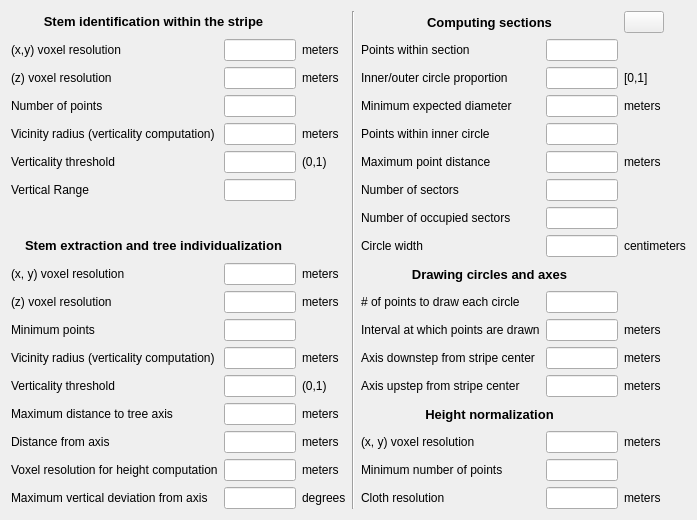
      <widget class="QWidget" name="tab">
       <attribute name="title">
        <string>Expert</string>
       </attribute>
       <layout class="QGridLayout" name="gridLayout_9">
        <item row="13" column="6">
         <widget class="QLabel" name="axis_upstep_ht">
          <property name="text">
           <string>meters</string>
          </property>
         </widget>
        </item>
        <item row="13" column="5">
         <widget class="QLineEdit" name="axis_upstep_in">
          <property name="maximumSize">
           <size>
            <width>72</width>
            <height>16777215</height>
           </size>
          </property>
         </widget>
        </item>
        <item row="2" column="4">
         <widget class="QLabel" name="diameter_proportion_lbl">
          <property name="text">
           <string>Inner/outer circle proportion</string>
          </property>
         </widget>
        </item>
        <item row="5" column="1">
         <widget class="QLineEdit" name="verticality_thresh_stripe_in">
          <property name="maximumSize">
           <size>
            <width>72</width>
            <height>16777215</height>
           </size>
          </property>
         </widget>
        </item>
        <item row="11" column="1">
         <widget class="QLineEdit" name="minimum_points_in">
          <property name="maximumSize">
           <size>
            <width>72</width>
            <height>16777215</height>
           </size>
          </property>
         </widget>
        </item>
        <item row="16" column="1">
         <widget class="QLineEdit" name="res_heights_in">
          <property name="maximumSize">
           <size>
            <width>72</width>
            <height>16777215</height>
           </size>
          </property>
         </widget>
        </item>
        <item row="4" column="4">
         <widget class="QLabel" name="point_threshold_lbl">
          <property name="text">
           <string>Points within inner circle</string>
          </property>
         </widget>
        </item>
        <item row="3" column="4">
         <widget class="QLabel" name="minimum_diameter_lbl">
          <property name="text">
           <string>Minimum expected diameter</string>
          </property>
         </widget>
        </item>
        <item row="3" column="1">
         <widget class="QLineEdit" name="number_of_points_in">
          <property name="maximumSize">
           <size>
            <width>72</width>
            <height>16777215</height>
           </size>
          </property>
         </widget>
        </item>
        <item row="12" column="0">
         <widget class="QLabel" name="verticality_scale_stems_lbl">
          <property name="text">
           <string>Vicinity radius (verticality computation)</string>
          </property>
         </widget>
        </item>
        <item row="0" column="3" rowspan="18">
         <widget class="Line" name="expert_vert_line">
          <property name="orientation">
           <enum>Qt::Vertical</enum>
          </property>
         </widget>
        </item>
        <item row="12" column="4">
         <widget class="QLabel" name="axis_downstep_lbl">
          <property name="text">
           <string>Axis downstep from stripe center</string>
          </property>
         </widget>
        </item>
        <item row="1" column="2">
         <widget class="QLabel" name="res_xy_stripe_ht">
          <property name="sizePolicy">
           <sizepolicy hsizetype="Maximum" vsizetype="Preferred">
            <horstretch>0</horstretch>
            <verstretch>0</verstretch>
           </sizepolicy>
          </property>
          <property name="text">
           <string>meters</string>
          </property>
         </widget>
        </item>
        <item row="10" column="0">
         <widget class="QLabel" name="res_z_lbl">
          <property name="text">
           <string>(z) voxel resolution</string>
          </property>
         </widget>
        </item>
        <item row="1" column="1">
         <widget class="QLineEdit" name="res_xy_stripe_in">
          <property name="maximumSize">
           <size>
            <width>72</width>
            <height>16777215</height>
           </size>
          </property>
          <property name="toolTip">
           <string>helllpqsd^pqsofkqspofjqpo</string>
          </property>
         </widget>
        </item>
        <item row="14" column="2">
         <widget class="QLabel" name="maximum_d_ht">
          <property name="text">
           <string>meters</string>
          </property>
         </widget>
        </item>
        <item row="6" column="0">
         <widget class="QLabel" name="height_range_lbl">
          <property name="text">
           <string>Vertical Range</string>
          </property>
         </widget>
        </item>
        <item row="17" column="5">
         <widget class="QLineEdit" name="res_cloth_in">
          <property name="maximumSize">
           <size>
            <width>72</width>
            <height>16777215</height>
           </size>
          </property>
         </widget>
        </item>
        <item row="15" column="1">
         <widget class="QLineEdit" name="distance_to_axis_in">
          <property name="maximumSize">
           <size>
            <width>72</width>
            <height>16777215</height>
           </size>
          </property>
         </widget>
        </item>
        <item row="9" column="4" colspan="2">
         <widget class="QLabel" name="drawing_circles_lbl">
          <property name="font">
           <font>
            <pointsize>10</pointsize>
            <bold>true</bold>
           </font>
          </property>
          <property name="toolTip">
           <string/>
          </property>
          <property name="text">
           <string>Drawing circles and axes</string>
          </property>
          <property name="alignment">
           <set>Qt::AlignCenter</set>
          </property>
         </widget>
        </item>
        <item row="6" column="1">
         <widget class="QLineEdit" name="height_range_in">
          <property name="maximumSize">
           <size>
            <width>72</width>
            <height>16777215</height>
           </size>
          </property>
         </widget>
        </item>
        <item row="3" column="6">
         <widget class="QLabel" name="minimum_diameter_ht">
          <property name="text">
           <string>meters</string>
          </property>
         </widget>
        </item>
        <item row="11" column="6">
         <widget class="QLabel" name="p_interval_ht">
          <property name="text">
           <string>meters</string>
          </property>
         </widget>
        </item>
        <item row="1" column="5">
         <widget class="QLineEdit" name="number_points_section_in">
          <property name="maximumSize">
           <size>
            <width>72</width>
            <height>16777215</height>
           </size>
          </property>
         </widget>
        </item>
        <item row="11" column="0">
         <widget class="QLabel" name="minimum_points_lbl">
          <property name="text">
           <string>Minimum points</string>
          </property>
         </widget>
        </item>
        <item row="3" column="2">
         <widget class="QLabel" name="number_of_points_ht">
          <property name="text">
           <string/>
          </property>
         </widget>
        </item>
        <item row="10" column="2">
         <widget class="QLabel" name="res_z_ht">
          <property name="text">
           <string>meters</string>
          </property>
         </widget>
        </item>
        <item row="3" column="5">
         <widget class="QLineEdit" name="minimum_diameter_in">
          <property name="maximumSize">
           <size>
            <width>72</width>
            <height>16777215</height>
           </size>
          </property>
         </widget>
        </item>
        <item row="1" column="4">
         <widget class="QLabel" name="number_points_section_lbl">
          <property name="text">
           <string>Points within section</string>
          </property>
         </widget>
        </item>
        <item row="17" column="4">
         <widget class="QLabel" name="res_cloth_lbl">
          <property name="text">
           <string>Cloth resolution</string>
          </property>
         </widget>
        </item>
        <item row="6" column="5">
         <widget class="QLineEdit" name="number_sectors_in">
          <property name="maximumSize">
           <size>
            <width>72</width>
            <height>16777215</height>
           </size>
          </property>
         </widget>
        </item>
        <item row="12" column="6">
         <widget class="QLabel" name="axis_downstep_ht">
          <property name="text">
           <string>meters</string>
          </property>
         </widget>
        </item>
        <item row="4" column="2">
         <widget class="QLabel" name="verticality_scale_stripe_ht">
          <property name="text">
           <string>meters</string>
          </property>
         </widget>
        </item>
        <item row="2" column="6">
         <widget class="QLabel" name="diameter_proportion_ht">
          <property name="text">
           <string>[0,1]</string>
          </property>
         </widget>
        </item>
        <item row="2" column="5">
         <widget class="QLineEdit" name="diameter_proportion_in">
          <property name="maximumSize">
           <size>
            <width>72</width>
            <height>16777215</height>
           </size>
          </property>
         </widget>
        </item>
        <item row="14" column="0">
         <widget class="QLabel" name="maximum_d_lbl">
          <property name="text">
           <string>Maximum distance to tree axis</string>
          </property>
         </widget>
        </item>
        <item row="11" column="4">
         <widget class="QLabel" name="p_interval_lbl">
          <property name="text">
           <string>Interval at which points are drawn</string>
          </property>
         </widget>
        </item>
        <item row="14" column="4" colspan="2">
         <widget class="QLabel" name="height_normalization_lb">
          <property name="font">
           <font>
            <pointsize>10</pointsize>
            <bold>true</bold>
           </font>
          </property>
          <property name="text">
           <string>Height normalization</string>
          </property>
          <property name="alignment">
           <set>Qt::AlignCenter</set>
          </property>
         </widget>
        </item>
        <item row="6" column="4">
         <widget class="QLabel" name="number_sectors_lbl">
          <property name="text">
           <string>Number of sectors</string>
          </property>
         </widget>
        </item>
        <item row="17" column="1">
         <widget class="QLineEdit" name="maximum_dev_in">
          <property name="maximumSize">
           <size>
            <width>72</width>
            <height>16777215</height>
           </size>
          </property>
         </widget>
        </item>
        <item row="1" column="0">
         <widget class="QLabel" name="res_xy_stripe_lbl">
          <property name="text">
           <string>(x,y) voxel resolution</string>
          </property>
         </widget>
        </item>
        <item row="14" column="1">
         <widget class="QLineEdit" name="maximum_d_in">
          <property name="maximumSize">
           <size>
            <width>72</width>
            <height>16777215</height>
           </size>
          </property>
         </widget>
        </item>
        <item row="12" column="2">
         <widget class="QLabel" name="verticality_scale_stems_ht">
          <property name="text">
           <string>meters</string>
          </property>
         </widget>
        </item>
        <item row="11" column="2">
         <widget class="QLabel" name="minimum_points_ht">
          <property name="text">
           <string/>
          </property>
         </widget>
        </item>
        <item row="9" column="1">
         <widget class="QLineEdit" name="res_xy_in">
          <property name="maximumSize">
           <size>
            <width>72</width>
            <height>16777215</height>
           </size>
          </property>
         </widget>
        </item>
        <item row="5" column="5">
         <widget class="QLineEdit" name="point_distance_in">
          <property name="maximumSize">
           <size>
            <width>72</width>
            <height>16777215</height>
           </size>
          </property>
         </widget>
        </item>
        <item row="0" column="6">
         <widget class="QPushButton" name="expert_info_btn">
          <property name="sizePolicy">
           <sizepolicy hsizetype="Fixed" vsizetype="Fixed">
            <horstretch>0</horstretch>
            <verstretch>0</verstretch>
           </sizepolicy>
          </property>
          <property name="autoFillBackground">
           <bool>true</bool>
          </property>
          <property name="text">
           <string/>
          </property>
          <property name="icon">
           <iconset resource="gui_ressources.qrc">
            <normaloff>:/assets/three_d_fin/assets/info_icon.png</normaloff>:/assets/three_d_fin/assets/info_icon.png</iconset>
          </property>
          <property name="iconSize">
           <size>
            <width>20</width>
            <height>20</height>
           </size>
          </property>
          <property name="checkable">
           <bool>false</bool>
          </property>
          <property name="flat">
           <bool>false</bool>
          </property>
         </widget>
        </item>
        <item row="13" column="4">
         <widget class="QLabel" name="axis_upstep_lbl">
          <property name="text">
           <string>Axis upstep from stripe center</string>
          </property>
         </widget>
        </item>
        <item row="4" column="1">
         <widget class="QLineEdit" name="verticality_scale_stripe_in">
          <property name="sizePolicy">
           <sizepolicy hsizetype="Maximum" vsizetype="Fixed">
            <horstretch>0</horstretch>
            <verstretch>0</verstretch>
           </sizepolicy>
          </property>
          <property name="maximumSize">
           <size>
            <width>72</width>
            <height>16777215</height>
           </size>
          </property>
          <property name="layoutDirection">
           <enum>Qt::LeftToRight</enum>
          </property>
          <property name="alignment">
           <set>Qt::AlignLeading|Qt::AlignLeft|Qt::AlignVCenter</set>
          </property>
         </widget>
        </item>
        <item row="2" column="2">
         <widget class="QLabel" name="res_z_stripe_ht">
          <property name="text">
           <string>meters</string>
          </property>
         </widget>
        </item>
        <item row="10" column="1">
         <widget class="QLineEdit" name="res_z_in">
          <property name="maximumSize">
           <size>
            <width>72</width>
            <height>16777215</height>
           </size>
          </property>
         </widget>
        </item>
        <item row="4" column="0">
         <widget class="QLabel" name="verticality_scale_stripe_lbl">
          <property name="text">
           <string>Vicinity radius (verticality computation)</string>
          </property>
         </widget>
        </item>
        <item row="8" column="0" colspan="2">
         <widget class="QLabel" name="stem_extraction_lbl">
          <property name="sizePolicy">
           <sizepolicy hsizetype="Preferred" vsizetype="Maximum">
            <horstretch>0</horstretch>
            <verstretch>0</verstretch>
           </sizepolicy>
          </property>
          <property name="font">
           <font>
            <pointsize>10</pointsize>
            <bold>true</bold>
           </font>
          </property>
          <property name="text">
           <string>Stem extraction and tree individualization</string>
          </property>
          <property name="alignment">
           <set>Qt::AlignHCenter|Qt::AlignTop</set>
          </property>
         </widget>
        </item>
        <item row="8" column="5">
         <widget class="QLineEdit" name="circle_width_in">
          <property name="maximumSize">
           <size>
            <width>72</width>
            <height>16777215</height>
           </size>
          </property>
         </widget>
        </item>
        <item row="12" column="5">
         <widget class="QLineEdit" name="axis_downstep_in">
          <property name="maximumSize">
           <size>
            <width>72</width>
            <height>16777215</height>
           </size>
          </property>
         </widget>
        </item>
        <item row="4" column="5">
         <widget class="QLineEdit" name="point_threshold_in">
          <property name="maximumSize">
           <size>
            <width>72</width>
            <height>16777215</height>
           </size>
          </property>
         </widget>
        </item>
        <item row="9" column="0">
         <widget class="QLabel" name="res_xy_lbl">
          <property name="text">
           <string>(x, y) voxel resolution</string>
          </property>
         </widget>
        </item>
        <item row="17" column="2">
         <widget class="QLabel" name="maximum_dev_ht">
          <property name="text">
           <string>degrees</string>
          </property>
         </widget>
        </item>
        <item row="7" column="5">
         <widget class="QLineEdit" name="m_number_sectors_in">
          <property name="maximumSize">
           <size>
            <width>72</width>
            <height>16777215</height>
           </size>
          </property>
         </widget>
        </item>
        <item row="2" column="1">
         <widget class="QLineEdit" name="res_z_stripe_in">
          <property name="maximumSize">
           <size>
            <width>72</width>
            <height>16777215</height>
           </size>
          </property>
         </widget>
        </item>
        <item row="8" column="6">
         <widget class="QLabel" name="circle_width_ht">
          <property name="text">
           <string>centimeters</string>
          </property>
         </widget>
        </item>
        <item row="10" column="4">
         <widget class="QLabel" name="circa_lbl">
          <property name="text">
           <string># of points to draw each circle</string>
          </property>
         </widget>
        </item>
        <item row="5" column="2">
         <widget class="QLabel" name="verticality_thresh_stripe_ht">
          <property name="text">
           <string>(0,1)</string>
          </property>
         </widget>
        </item>
        <item row="12" column="1">
         <widget class="QLineEdit" name="verticality_scale_stems_in">
          <property name="maximumSize">
           <size>
            <width>72</width>
            <height>16777215</height>
           </size>
          </property>
         </widget>
        </item>
        <item row="17" column="0">
         <widget class="QLabel" name="maximum_dev_lbl">
          <property name="text">
           <string>Maximum vertical deviation from axis</string>
          </property>
         </widget>
        </item>
        <item row="5" column="6">
         <widget class="QLabel" name="point_distance_ht">
          <property name="text">
           <string>meters</string>
          </property>
         </widget>
        </item>
        <item row="3" column="0">
         <widget class="QLabel" name="number_of_points_lbl">
          <property name="text">
           <string>Number of points</string>
          </property>
         </widget>
        </item>
        <item row="13" column="1">
         <widget class="QLineEdit" name="verticality_thresh_stems_in">
          <property name="maximumSize">
           <size>
            <width>72</width>
            <height>16777215</height>
           </size>
          </property>
         </widget>
        </item>
        <item row="13" column="2">
         <widget class="QLabel" name="verticality_thresh_stems_ht">
          <property name="text">
           <string>(0,1)</string>
          </property>
         </widget>
        </item>
        <item row="15" column="4">
         <widget class="QLabel" name="res_ground_lbl">
          <property name="text">
           <string>(x, y) voxel resolution</string>
          </property>
         </widget>
        </item>
        <item row="16" column="4">
         <widget class="QLabel" name="min_points_ground_lbl">
          <property name="text">
           <string>Minimum number of points</string>
          </property>
         </widget>
        </item>
        <item row="8" column="4">
         <widget class="QLabel" name="circle_width_lbl">
          <property name="text">
           <string>Circle width</string>
          </property>
         </widget>
        </item>
        <item row="16" column="2">
         <widget class="QLabel" name="res_heights_ht">
          <property name="text">
           <string>meters</string>
          </property>
         </widget>
        </item>
        <item row="17" column="6">
         <widget class="QLabel" name="res_cloth_ht">
          <property name="text">
           <string>meters</string>
          </property>
         </widget>
        </item>
        <item row="2" column="0">
         <widget class="QLabel" name="res_z_stripe_lbl">
          <property name="text">
           <string>(z) voxel resolution</string>
          </property>
         </widget>
        </item>
        <item row="16" column="0">
         <widget class="QLabel" name="res_heights_lbl">
          <property name="text">
           <string>Voxel resolution for height computation</string>
          </property>
         </widget>
        </item>
        <item row="15" column="6">
         <widget class="QLabel" name="res_ground_ht">
          <property name="text">
           <string>meters</string>
          </property>
         </widget>
        </item>
        <item row="7" column="0" colspan="2">
         <widget class="QLabel" name="spacing_lbl">
          <property name="text">
           <string/>
          </property>
         </widget>
        </item>
        <item row="7" column="4">
         <widget class="QLabel" name="m_number_sectors_lbl">
          <property name="text">
           <string>Number of occupied sectors</string>
          </property>
         </widget>
        </item>
        <item row="15" column="5">
         <widget class="QLineEdit" name="res_ground_in">
          <property name="maximumSize">
           <size>
            <width>72</width>
            <height>16777215</height>
           </size>
          </property>
         </widget>
        </item>
        <item row="6" column="2">
         <widget class="QLabel" name="height_range_ht">
          <property name="text">
           <string/>
          </property>
         </widget>
        </item>
        <item row="5" column="0">
         <widget class="QLabel" name="verticality_thresh_stripe_lbl">
          <property name="text">
           <string>Verticality threshold</string>
          </property>
         </widget>
        </item>
        <item row="15" column="0">
         <widget class="QLabel" name="distance_to_axis_lbl">
          <property name="text">
           <string>Distance from axis</string>
          </property>
         </widget>
        </item>
        <item row="13" column="0">
         <widget class="QLabel" name="verticality_thresh_stems_lbl">
          <property name="text">
           <string>Verticality threshold</string>
          </property>
         </widget>
        </item>
        <item row="9" column="2">
         <widget class="QLabel" name="res_xy_ht">
          <property name="text">
           <string>meters</string>
          </property>
         </widget>
        </item>
        <item row="15" column="2">
         <widget class="QLabel" name="distance_to_axis_ht">
          <property name="text">
           <string>meters</string>
          </property>
         </widget>
        </item>
        <item row="5" column="4">
         <widget class="QLabel" name="point_distance_lbl">
          <property name="text">
           <string>Maximum point distance</string>
          </property>
         </widget>
        </item>
        <item row="0" column="4" colspan="2">
         <widget class="QLabel" name="computing_sections_lbl">
          <property name="font">
           <font>
            <pointsize>10</pointsize>
            <bold>true</bold>
           </font>
          </property>
          <property name="text">
           <string>Computing sections</string>
          </property>
          <property name="alignment">
           <set>Qt::AlignCenter</set>
          </property>
         </widget>
        </item>
        <item row="10" column="5">
         <widget class="QLineEdit" name="circa_in">
          <property name="maximumSize">
           <size>
            <width>72</width>
            <height>16777215</height>
           </size>
          </property>
         </widget>
        </item>
        <item row="11" column="5">
         <widget class="QLineEdit" name="p_interval_in">
          <property name="maximumSize">
           <size>
            <width>72</width>
            <height>16777215</height>
           </size>
          </property>
         </widget>
        </item>
        <item row="0" column="0" colspan="2">
         <widget class="QLabel" name="stem_id_lbl">
          <property name="sizePolicy">
           <sizepolicy hsizetype="Preferred" vsizetype="Maximum">
            <horstretch>0</horstretch>
            <verstretch>0</verstretch>
           </sizepolicy>
          </property>
          <property name="font">
           <font>
            <pointsize>10</pointsize>
            <bold>true</bold>
           </font>
          </property>
          <property name="text">
           <string>Stem identification within the stripe</string>
          </property>
          <property name="alignment">
           <set>Qt::AlignHCenter|Qt::AlignTop</set>
          </property>
         </widget>
        </item>
        <item row="16" column="5">
         <widget class="QLineEdit" name="min_points_ground_in">
          <property name="maximumSize">
           <size>
            <width>72</width>
            <height>16777215</height>
           </size>
          </property>
         </widget>
        </item>
        <item row="1" column="6">
         <widget class="QLabel" name="number_points_section_ht">
          <property name="text">
           <string/>
          </property>
         </widget>
        </item>
        <item row="4" column="6">
         <widget class="QLabel" name="point_threshold_ht">
          <property name="text">
           <string/>
          </property>
         </widget>
        </item>
        <item row="6" column="6">
         <widget class="QLabel" name="number_sectors_ht">
          <property name="text">
           <string/>
          </property>
         </widget>
        </item>
        <item row="7" column="6">
         <widget class="QLabel" name="m_number_sectors_ht">
          <property name="text">
           <string/>
          </property>
         </widget>
        </item>
        <item row="10" column="6">
         <widget class="QLabel" name="circa_ht">
          <property name="text">
           <string/>
          </property>
         </widget>
        </item>
        <item row="16" column="6">
         <widget class="QLabel" name="min_points_ground_ht">
          <property name="text">
           <string/>
          </property>
         </widget>
        </item>
       </layout>
      </widget>
